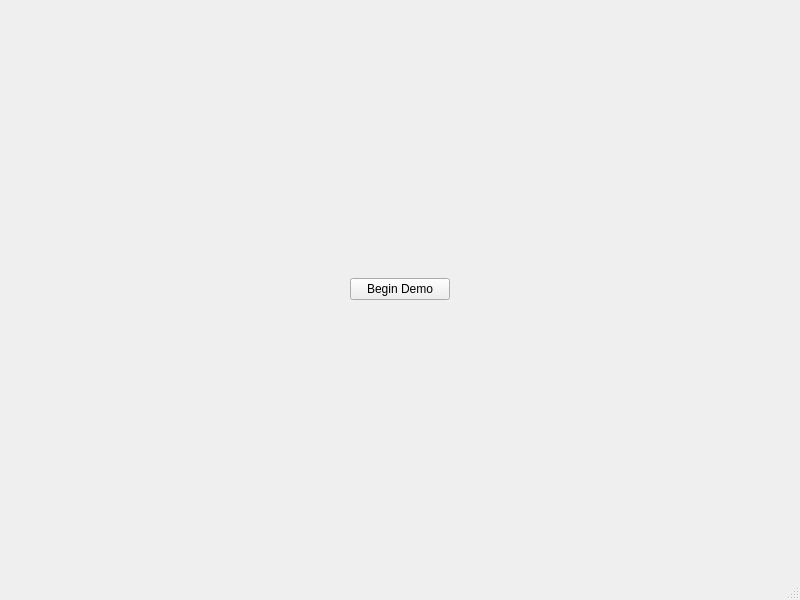
<?xml version="1.0" encoding="UTF-8"?>
<ui version="4.0">
 <class>ContactGroupAssign_Prototype</class>
 <widget class="QMainWindow" name="ContactGroupAssign_Prototype">
  <property name="geometry">
   <rect>
    <x>0</x>
    <y>0</y>
    <width>800</width>
    <height>600</height>
   </rect>
  </property>
  <property name="windowTitle">
   <string>ContactGroupAssign_Prototype</string>
  </property>
  <widget class="QWidget" name="centralwidget">
   <layout class="QHBoxLayout" name="horizontalLayout">
    <item>
     <widget class="QPushButton" name="beginDemo">
      <property name="maximumSize">
       <size>
        <width>100</width>
        <height>16777215</height>
       </size>
      </property>
      <property name="text">
       <string>Begin Demo</string>
      </property>
     </widget>
    </item>
   </layout>
  </widget>
  <widget class="QMenuBar" name="menubar">
   <property name="geometry">
    <rect>
     <x>0</x>
     <y>0</y>
     <width>800</width>
     <height>17</height>
    </rect>
   </property>
  </widget>
  <widget class="QStatusBar" name="statusbar"/>
 </widget>
 <resources/>
 <connections/>
</ui>
